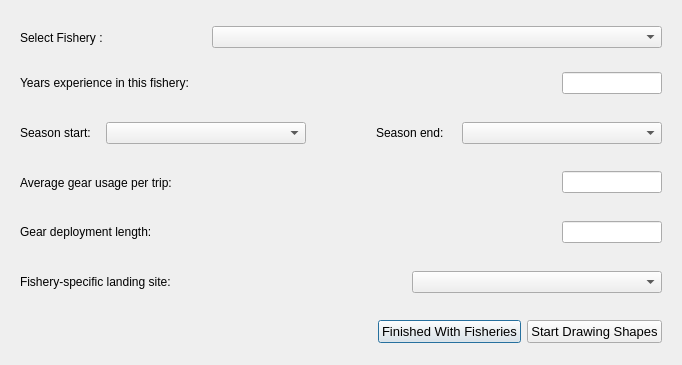
<ui version="4.0" >
 <author>Aaron Racicot</author>
 <class>SelectFishery</class>
 <widget class="QDialog" name="SelectFishery" >
  <property name="geometry" >
   <rect>
    <x>0</x>
    <y>0</y>
    <width>682</width>
    <height>365</height>
   </rect>
  </property>
  <property name="windowTitle" >
   <string>OpenOceanMap - Select Fishery</string>
  </property>
  <layout class="QVBoxLayout" name="verticalLayout" >
   <item>
    <layout class="QHBoxLayout" name="horizontalLayout_3" >
     <item>
      <widget class="QWidget" native="1" name="widget" >
       <layout class="QHBoxLayout" >
        <property name="spacing" >
         <number>6</number>
        </property>
        <property name="leftMargin" >
         <number>9</number>
        </property>
        <property name="topMargin" >
         <number>9</number>
        </property>
        <property name="rightMargin" >
         <number>9</number>
        </property>
        <property name="bottomMargin" >
         <number>0</number>
        </property>
        <item>
         <widget class="QLabel" name="fishery_text" >
          <property name="minimumSize" >
           <size>
            <width>100</width>
            <height>0</height>
           </size>
          </property>
          <property name="maximumSize" >
           <size>
            <width>100</width>
            <height>16777215</height>
           </size>
          </property>
          <property name="text" >
           <string>Select Fishery :</string>
          </property>
         </widget>
        </item>
        <item>
         <spacer name="horizontalSpacer_2" >
          <property name="orientation" >
           <enum>Qt::Horizontal</enum>
          </property>
          <property name="sizeHint" stdset="0" >
           <size>
            <width>40</width>
            <height>20</height>
           </size>
          </property>
         </spacer>
        </item>
        <item>
         <widget class="QComboBox" name="fishery_comboBox" >
          <property name="minimumSize" >
           <size>
            <width>450</width>
            <height>0</height>
           </size>
          </property>
          <property name="maximumSize" >
           <size>
            <width>450</width>
            <height>16777215</height>
           </size>
          </property>
          <item>
           <property name="text" >
            <string/>
           </property>
          </item>
          <item>
           <property name="text" >
            <string>Coastal Pelagics or Net Fishery (Coastal Pealgics - Beach Seine)</string>
           </property>
          </item>
          <item>
           <property name="text" >
            <string>Tuna &amp; Bonito with Handline (Coastal Pelagics - Troll/Handline)</string>
           </property>
          </item>
          <item>
           <property name="text" >
            <string>Large Offshore Pelagics (Ocean Pelagics - Troll/Handline)</string>
           </property>
          </item>
          <item>
           <property name="text" >
            <string>Nearshore Trap/Pot (Coastal Demersals - Trap)</string>
           </property>
          </item>
          <item>
           <property name="text" >
            <string>Nearshore Handline/Banking (Coastal Demersals - Pole/Handline)</string>
           </property>
          </item>
          <item>
           <property name="text" >
            <string>Nearshore Spear (Coastal Demersals - Spear Gun)</string>
           </property>
          </item>
          <item>
           <property name="text" >
            <string>Nearshore Gillnets (Coastal Demersals - Gillnets)</string>
           </property>
          </item>
          <item>
           <property name="text" >
            <string>Deep Slope/Bank Trap/Pot Fishery (Demersal Shelf/Deep Slope - Trap)</string>
           </property>
          </item>
          <item>
           <property name="text" >
            <string>Deep Slope/Bank Handline/Banking Fishery (Demersal Shelf/Deep Slope - Pole/Handline)</string>
           </property>
          </item>
          <item>
           <property name="text" >
            <string>Lobster - Trap</string>
           </property>
          </item>
          <item>
           <property name="text" >
            <string>Lobster - Dive (SCUBA)</string>
           </property>
          </item>
          <item>
           <property name="text" >
            <string>Lobster - Dive (Free)</string>
           </property>
          </item>
          <item>
           <property name="text" >
            <string>Conch - Dive (SCUBA)</string>
           </property>
          </item>
          <item>
           <property name="text" >
            <string>Conch - Dive (Free)</string>
           </property>
          </item>
          <item>
           <property name="text" >
            <string>Shark - Hook and Line</string>
           </property>
          </item>
          <item>
           <property name="text" >
            <string>Shark - Gillnets</string>
           </property>
          </item>
          <item>
           <property name="text" >
            <string>Diamondback Squid - Light Stick (Hook and Line)</string>
           </property>
          </item>
          <item>
           <property name="text" >
            <string>Turtle - Turtle Net</string>
           </property>
          </item>
          <item>
           <property name="text" >
            <string>Other</string>
           </property>
          </item>
         </widget>
        </item>
       </layout>
      </widget>
     </item>
    </layout>
   </item>
   <item>
    <layout class="QHBoxLayout" name="horizontalLayout_7" >
     <item>
      <widget class="QWidget" native="1" name="widget_4" >
       <layout class="QHBoxLayout" name="horizontalLayout_8" >
        <item>
         <widget class="QLabel" name="label_3" >
          <property name="minimumSize" >
           <size>
            <width>200</width>
            <height>0</height>
           </size>
          </property>
          <property name="maximumSize" >
           <size>
            <width>200</width>
            <height>16777215</height>
           </size>
          </property>
          <property name="text" >
           <string>Years experience in this fishery:</string>
          </property>
         </widget>
        </item>
        <item>
         <spacer name="horizontalSpacer_3" >
          <property name="orientation" >
           <enum>Qt::Horizontal</enum>
          </property>
          <property name="sizeHint" stdset="0" >
           <size>
            <width>40</width>
            <height>20</height>
           </size>
          </property>
         </spacer>
        </item>
        <item>
         <widget class="QLineEdit" name="fish_yrs_partic" >
          <property name="minimumSize" >
           <size>
            <width>100</width>
            <height>0</height>
           </size>
          </property>
          <property name="maximumSize" >
           <size>
            <width>100</width>
            <height>16777215</height>
           </size>
          </property>
         </widget>
        </item>
       </layout>
      </widget>
     </item>
    </layout>
   </item>
   <item>
    <layout class="QHBoxLayout" name="horizontalLayout_5" >
     <item>
      <widget class="QWidget" native="1" name="widget_3" >
       <layout class="QHBoxLayout" name="horizontalLayout_4" >
        <item>
         <widget class="QLabel" name="label" >
          <property name="minimumSize" >
           <size>
            <width>80</width>
            <height>0</height>
           </size>
          </property>
          <property name="maximumSize" >
           <size>
            <width>80</width>
            <height>16777215</height>
           </size>
          </property>
          <property name="text" >
           <string>Season start:</string>
          </property>
         </widget>
        </item>
        <item>
         <widget class="QComboBox" name="fishery_season_start" >
          <property name="minimumSize" >
           <size>
            <width>200</width>
            <height>0</height>
           </size>
          </property>
          <property name="maximumSize" >
           <size>
            <width>200</width>
            <height>16777215</height>
           </size>
          </property>
          <item>
           <property name="text" >
            <string/>
           </property>
          </item>
          <item>
           <property name="text" >
            <string>January</string>
           </property>
          </item>
          <item>
           <property name="text" >
            <string>February</string>
           </property>
          </item>
          <item>
           <property name="text" >
            <string>March</string>
           </property>
          </item>
          <item>
           <property name="text" >
            <string>April</string>
           </property>
          </item>
          <item>
           <property name="text" >
            <string>May</string>
           </property>
          </item>
          <item>
           <property name="text" >
            <string>June</string>
           </property>
          </item>
          <item>
           <property name="text" >
            <string>July</string>
           </property>
          </item>
          <item>
           <property name="text" >
            <string>August</string>
           </property>
          </item>
          <item>
           <property name="text" >
            <string>September</string>
           </property>
          </item>
          <item>
           <property name="text" >
            <string>October</string>
           </property>
          </item>
          <item>
           <property name="text" >
            <string>November</string>
           </property>
          </item>
          <item>
           <property name="text" >
            <string>December</string>
           </property>
          </item>
         </widget>
        </item>
        <item>
         <spacer name="horizontalSpacer_3" >
          <property name="orientation" >
           <enum>Qt::Horizontal</enum>
          </property>
          <property name="sizeHint" stdset="0" >
           <size>
            <width>40</width>
            <height>20</height>
           </size>
          </property>
         </spacer>
        </item>
        <item>
         <widget class="QLabel" name="label_2" >
          <property name="minimumSize" >
           <size>
            <width>80</width>
            <height>0</height>
           </size>
          </property>
          <property name="maximumSize" >
           <size>
            <width>80</width>
            <height>16777215</height>
           </size>
          </property>
          <property name="text" >
           <string>Season end:</string>
          </property>
         </widget>
        </item>
        <item>
         <widget class="QComboBox" name="fishery_season_end" >
          <property name="minimumSize" >
           <size>
            <width>200</width>
            <height>0</height>
           </size>
          </property>
          <property name="maximumSize" >
           <size>
            <width>200</width>
            <height>16777215</height>
           </size>
          </property>
          <item>
           <property name="text" >
            <string/>
           </property>
          </item>
          <item>
           <property name="text" >
            <string>January</string>
           </property>
          </item>
          <item>
           <property name="text" >
            <string>February</string>
           </property>
          </item>
          <item>
           <property name="text" >
            <string>March</string>
           </property>
          </item>
          <item>
           <property name="text" >
            <string>April</string>
           </property>
          </item>
          <item>
           <property name="text" >
            <string>May</string>
           </property>
          </item>
          <item>
           <property name="text" >
            <string>June</string>
           </property>
          </item>
          <item>
           <property name="text" >
            <string>July</string>
           </property>
          </item>
          <item>
           <property name="text" >
            <string>August</string>
           </property>
          </item>
          <item>
           <property name="text" >
            <string>September</string>
           </property>
          </item>
          <item>
           <property name="text" >
            <string>October</string>
           </property>
          </item>
          <item>
           <property name="text" >
            <string>November</string>
           </property>
          </item>
          <item>
           <property name="text" >
            <string>December</string>
           </property>
          </item>
         </widget>
        </item>
       </layout>
      </widget>
     </item>
    </layout>
   </item>
   <item>
    <layout class="QHBoxLayout" name="horizontalLayout_13" >
     <item>
      <widget class="QWidget" native="1" name="widget_7" >
       <layout class="QHBoxLayout" name="horizontalLayout_14" >
        <item>
         <widget class="QLabel" name="label_6" >
          <property name="minimumSize" >
           <size>
            <width>300</width>
            <height>0</height>
           </size>
          </property>
          <property name="maximumSize" >
           <size>
            <width>300</width>
            <height>16777215</height>
           </size>
          </property>
          <property name="text" >
           <string>Average gear usage per trip:</string>
          </property>
         </widget>
        </item>
        <item>
         <spacer name="horizontalSpacer_3" >
          <property name="orientation" >
           <enum>Qt::Horizontal</enum>
          </property>
          <property name="sizeHint" stdset="0" >
           <size>
            <width>40</width>
            <height>20</height>
           </size>
          </property>
         </spacer>
        </item>
        <item>
         <widget class="QLineEdit" name="fish_num_gear" >
          <property name="minimumSize" >
           <size>
            <width>100</width>
            <height>0</height>
           </size>
          </property>
          <property name="maximumSize" >
           <size>
            <width>100</width>
            <height>16777215</height>
           </size>
          </property>
         </widget>
        </item>
       </layout>
      </widget>
     </item>
    </layout>
   </item>
   <item>
    <layout class="QHBoxLayout" name="horizontalLayout_9" >
     <item>
      <widget class="QWidget" native="1" name="widget_5" >
       <layout class="QHBoxLayout" name="horizontalLayout_10" >
        <item>
         <widget class="QLabel" name="label_4" >
          <property name="minimumSize" >
           <size>
            <width>160</width>
            <height>0</height>
           </size>
          </property>
          <property name="maximumSize" >
           <size>
            <width>160</width>
            <height>16777215</height>
           </size>
          </property>
          <property name="text" >
           <string>Gear deployment length:</string>
          </property>
         </widget>
        </item>
        <item>
         <spacer name="horizontalSpacer_3" >
          <property name="orientation" >
           <enum>Qt::Horizontal</enum>
          </property>
          <property name="sizeHint" stdset="0" >
           <size>
            <width>40</width>
            <height>20</height>
           </size>
          </property>
         </spacer>
        </item>
        <item>
         <widget class="QLineEdit" name="fish_gear_length" >
          <property name="minimumSize" >
           <size>
            <width>100</width>
            <height>0</height>
           </size>
          </property>
          <property name="maximumSize" >
           <size>
            <width>100</width>
            <height>16777215</height>
           </size>
          </property>
         </widget>
        </item>
       </layout>
      </widget>
     </item>
    </layout>
   </item>
   <item>
    <layout class="QHBoxLayout" name="horizontalLayout_17" >
     <item>
      <widget class="QWidget" native="1" name="widget_9" >
       <layout class="QHBoxLayout" name="horizontalLayout" >
        <item>
         <widget class="QLabel" name="label_8" >
          <property name="minimumSize" >
           <size>
            <width>160</width>
            <height>0</height>
           </size>
          </property>
          <property name="maximumSize" >
           <size>
            <width>160</width>
            <height>16777215</height>
           </size>
          </property>
          <property name="text" >
           <string>Fishery-specific landing site:</string>
          </property>
         </widget>
        </item>
        <item>
         <spacer name="horizontalSpacer_3" >
          <property name="orientation" >
           <enum>Qt::Horizontal</enum>
          </property>
          <property name="sizeHint" stdset="0" >
           <size>
            <width>40</width>
            <height>20</height>
           </size>
          </property>
         </spacer>
        </item>
        <item>
         <widget class="QComboBox" name="fish_port" >
          <property name="minimumSize" >
           <size>
            <width>250</width>
            <height>0</height>
           </size>
          </property>
          <property name="maximumSize" >
           <size>
            <width>250</width>
            <height>16777215</height>
           </size>
          </property>
          <item>
           <property name="text" >
            <string/>
           </property>
          </item>
          <item>
           <property name="text" >
            <string>Basseterre E</string>
           </property>
          </item>
          <item>
           <property name="text" >
            <string>Basseterre W</string>
           </property>
          </item>
          <item>
           <property name="text" >
            <string>Old Road</string>
           </property>
          </item>
          <item>
           <property name="text" >
            <string>Sandy Point</string>
           </property>
          </item>
          <item>
           <property name="text" >
            <string>Conaree</string>
           </property>
          </item>
          <item>
           <property name="text" >
            <string>Dieppe Bay</string>
           </property>
          </item>
          <item>
           <property name="text" >
            <string>Charlestown</string>
           </property>
          </item>
          <item>
           <property name="text" >
            <string>Jessups</string>
           </property>
          </item>
          <item>
           <property name="text" >
            <string>Cotton Ground</string>
           </property>
          </item>
          <item>
           <property name="text" >
            <string>Jones Bay</string>
           </property>
          </item>
          <item>
           <property name="text" >
            <string>New Castle</string>
           </property>
          </item>
          <item>
           <property name="text" >
            <string>Long Haul</string>
           </property>
          </item>
          <item>
           <property name="text" >
            <string>Indian Castle</string>
           </property>
          </item>
         </widget>
        </item>
       </layout>
      </widget>
     </item>
    </layout>
   </item>
   <item>
    <layout class="QHBoxLayout" name="horizontalLayout_2" >
     <item>
      <widget class="QWidget" native="1" name="widget_2" >
       <layout class="QHBoxLayout" >
        <property name="spacing" >
         <number>6</number>
        </property>
        <property name="margin" >
         <number>9</number>
        </property>
        <item>
         <spacer name="horizontalSpacer" >
          <property name="orientation" >
           <enum>Qt::Horizontal</enum>
          </property>
          <property name="sizeHint" stdset="0" >
           <size>
            <width>40</width>
            <height>20</height>
           </size>
          </property>
         </spacer>
        </item>
        <item>
         <widget class="QPushButton" name="pbnFisheryFinished" >
          <property name="font" >
           <font>
            <pointsize>10</pointsize>
           </font>
          </property>
          <property name="text" >
           <string>Finished With Fisheries</string>
          </property>
         </widget>
        </item>
        <item>
         <widget class="QPushButton" name="pbnStartShapes" >
          <property name="font" >
           <font>
            <pointsize>10</pointsize>
           </font>
          </property>
          <property name="text" >
           <string>Start Drawing Shapes</string>
          </property>
         </widget>
        </item>
       </layout>
       <zorder>pbnFisheryFinished</zorder>
       <zorder>pbnStartShapes</zorder>
       <zorder>horizontalSpacer</zorder>
      </widget>
     </item>
    </layout>
   </item>
  </layout>
  <zorder></zorder>
 </widget>
 <tabstops>
  <tabstop>fishery_comboBox</tabstop>
  <tabstop>fish_yrs_partic</tabstop>
  <tabstop>fishery_season_start</tabstop>
  <tabstop>fishery_season_end</tabstop>
  <tabstop>fish_num_gear</tabstop>
  <tabstop>fish_gear_length</tabstop>
  <tabstop>fish_port</tabstop>
  <tabstop>pbnStartShapes</tabstop>
  <tabstop>pbnFisheryFinished</tabstop>
 </tabstops>
 <resources/>
 <connections/>
</ui>
